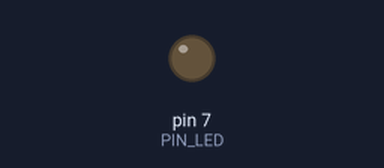
Recording of a sketch running on a simulated Arduino Uno, built with avr-gcc and run on an emulated ATmega328P. Parts: output pins drawn as LEDs (lit = HIGH). Dashed ring = blinking. At 2.0 s the program stops and its outputs stay as they are.

Above: at 0.5 s.
At 1.85 s:
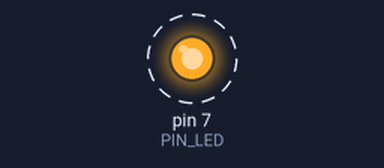
Timing chart, 0 to 3.0 s (numbered marks = the images above):
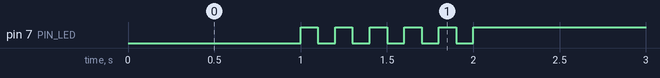

The sketch:

05_practice_2.ino
```cpp
int PIN_LED = 7;
int toggle = 0;
int count = 0;

void setup() {
  pinMode(PIN_LED,OUTPUT);
}

void loop() {
  digitalWrite(PIN_LED,0);
  delay(1000);

  while(count<10) {
    toggle =! toggle;
    digitalWrite(PIN_LED,toggle);
    delay(100);
    count++;
  }

  digitalWrite(PIN_LED,1);
  while(1) {

  }
}
```

Measured:
- by itself, pin 7 (PIN_LED): alternates HIGH for 0.10 s and LOW for 0.10 s, 11 changes in all, then stays HIGH
